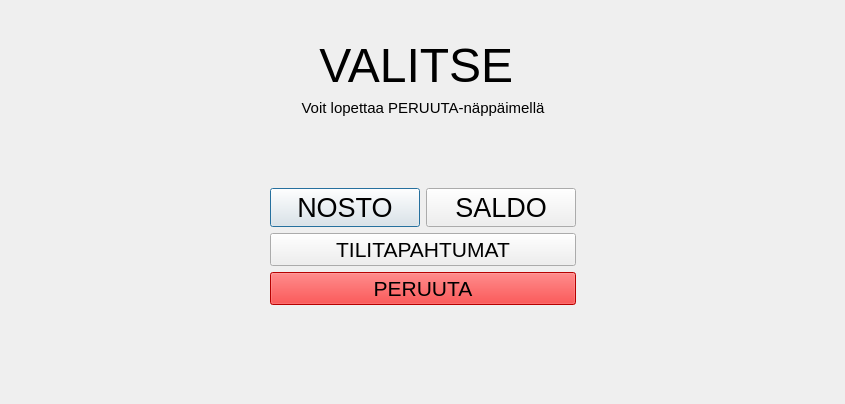
<?xml version="1.0" encoding="UTF-8"?>
<ui version="4.0">
 <class>MainMenu</class>
 <widget class="QDialog" name="MainMenu">
  <property name="geometry">
   <rect>
    <x>0</x>
    <y>0</y>
    <width>845</width>
    <height>404</height>
   </rect>
  </property>
  <property name="windowTitle">
   <string>Dialog</string>
  </property>
  <layout class="QGridLayout" name="gridLayout">
   <item row="2" column="1">
    <widget class="QPushButton" name="withdraw">
     <property name="maximumSize">
      <size>
       <width>150</width>
       <height>16777215</height>
      </size>
     </property>
     <property name="font">
      <font>
       <pointsize>20</pointsize>
      </font>
     </property>
     <property name="cursor">
      <cursorShape>PointingHandCursor</cursorShape>
     </property>
     <property name="text">
      <string>NOSTO</string>
     </property>
    </widget>
   </item>
   <item row="2" column="2">
    <widget class="QPushButton" name="balance">
     <property name="maximumSize">
      <size>
       <width>150</width>
       <height>16777215</height>
      </size>
     </property>
     <property name="font">
      <font>
       <pointsize>20</pointsize>
      </font>
     </property>
     <property name="cursor">
      <cursorShape>PointingHandCursor</cursorShape>
     </property>
     <property name="text">
      <string>SALDO</string>
     </property>
    </widget>
   </item>
   <item row="2" column="0">
    <widget class="QLabel" name="label_3">
     <property name="text">
      <string/>
     </property>
    </widget>
   </item>
   <item row="6" column="1">
    <widget class="QLabel" name="label_5">
     <property name="text">
      <string/>
     </property>
    </widget>
   </item>
   <item row="0" column="1" colspan="2">
    <widget class="QLabel" name="label">
     <property name="font">
      <font>
       <pointsize>36</pointsize>
      </font>
     </property>
     <property name="text">
      <string>VALITSE </string>
     </property>
     <property name="alignment">
      <set>Qt::AlignBottom|Qt::AlignHCenter</set>
     </property>
    </widget>
   </item>
   <item row="2" column="3">
    <widget class="QLabel" name="label_4">
     <property name="text">
      <string/>
     </property>
    </widget>
   </item>
   <item row="4" column="1" colspan="2">
    <widget class="QPushButton" name="tran">
     <property name="font">
      <font>
       <pointsize>16</pointsize>
      </font>
     </property>
     <property name="text">
      <string>TILITAPAHTUMAT</string>
     </property>
    </widget>
   </item>
   <item row="1" column="1" colspan="2">
    <widget class="QLabel" name="label_2">
     <property name="font">
      <font>
       <pointsize>11</pointsize>
      </font>
     </property>
     <property name="text">
      <string>Voit lopettaa PERUUTA-näppäimellä</string>
     </property>
     <property name="alignment">
      <set>Qt::AlignHCenter|Qt::AlignTop</set>
     </property>
    </widget>
   </item>
   <item row="5" column="1" colspan="2">
    <widget class="QPushButton" name="cancel">
     <property name="font">
      <font>
       <pointsize>16</pointsize>
      </font>
     </property>
     <property name="cursor">
      <cursorShape>PointingHandCursor</cursorShape>
     </property>
     <property name="styleSheet">
      <string notr="true">background-color: rgb(255, 0, 0);</string>
     </property>
     <property name="text">
      <string>PERUUTA</string>
     </property>
    </widget>
   </item>
  </layout>
 </widget>
 <resources/>
 <connections/>
</ui>
